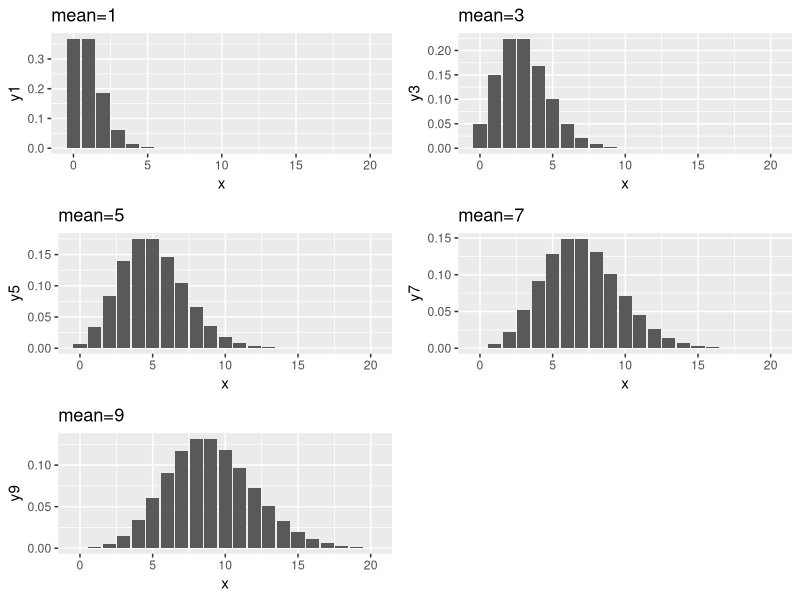
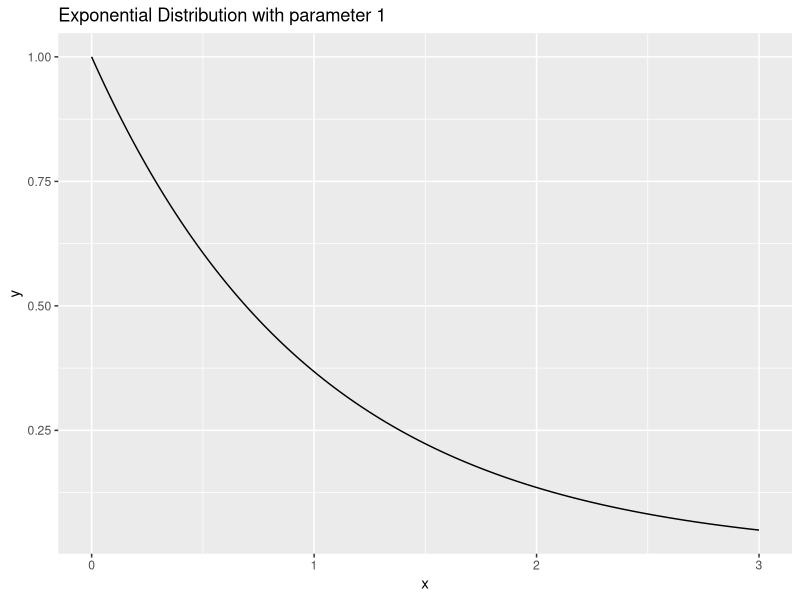
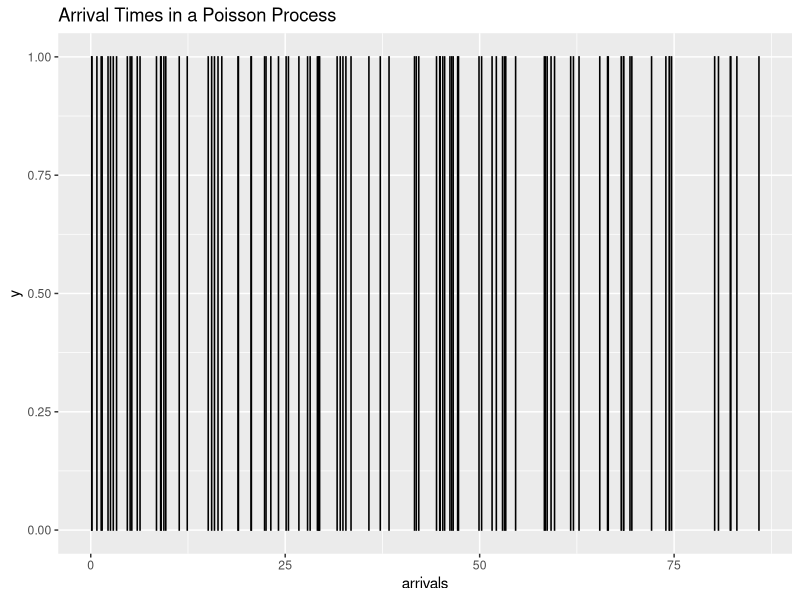

Reproduce these figures in R, in order.
## ---- chunk 1
library(ggplot2)
library(dplyr)
library(gridExtra)
## ---- chunk 2
pdata <- tibble(
    x = seq(0, 20),
)
plts <- list()
i <- 1

for (n in seq(1, 10, 2)) {
    cname <- paste0("y", n)
    pdata <- pdata |> mutate({{ cname }} := dpois(`x`, n))
}

p1 <- ggplot(data = pdata, aes(x = x)) +
    geom_col(aes(y = y1)) +
    ggtitle("mean=1")
p3 <- ggplot(data = pdata, aes(x = x)) +
    geom_col(aes(y = y3)) +
    ggtitle("mean=3")
p5 <- ggplot(data = pdata, aes(x = x)) +
    geom_col(aes(y = y5)) +
    ggtitle("mean=5")
p7 <- ggplot(data = pdata, aes(x = x)) +
    geom_col(aes(y = y7)) +
    ggtitle("mean=7")
p9 <- ggplot(data = pdata, aes(x = x)) +
    geom_col(aes(y = y9)) +
    ggtitle("mean=9")
grid.arrange(p1, p3, p5, p7, p9)
## ---- chunk 3
x <- seq(0, 3, .01)
y <- dexp(x, 1)
ggplot() +
    geom_line(aes(x = x, y = y)) +
    ggtitle("Exponential Distribution with parameter 1")
## ---- chunk 4
t <- rexp(100, 1)
arrivals <- cumsum(t)
ggplot() +
    geom_col(aes(x = arrivals, y = 1), width = .015, color = "black") +
    ggtitle("Arrival Times in a Poisson Process")
## ---- chunk 5
sum(arrivals < 25)
sum(arrivals < 50)
sum(arrivals > 25 & arrivals < 50)
